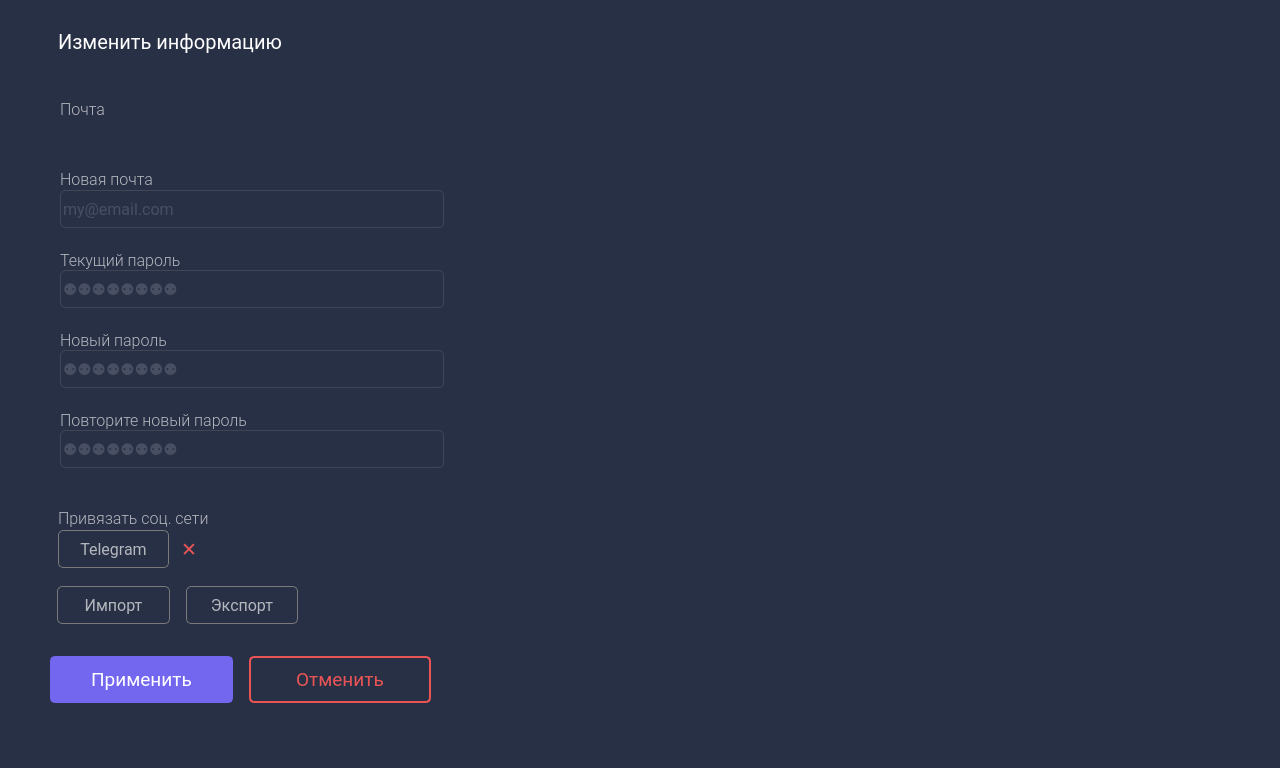
<?xml version="1.0" encoding="UTF-8"?>
<ui version="4.0">
 <class>settings_form</class>
 <widget class="QWidget" name="settings_form">
  <property name="geometry">
   <rect>
    <x>0</x>
    <y>0</y>
    <width>1280</width>
    <height>768</height>
   </rect>
  </property>
  <property name="windowTitle">
   <string>Settings</string>
  </property>
  <property name="styleSheet">
   <string notr="true">background-color: rgb(40, 48, 70);</string>
  </property>
  <widget class="QLineEdit" name="settings_lineedit_oldpass">
   <property name="geometry">
    <rect>
     <x>60</x>
     <y>270</y>
     <width>384</width>
     <height>38</height>
    </rect>
   </property>
   <property name="font">
    <font>
     <family>Roboto</family>
     <pointsize>12</pointsize>
    </font>
   </property>
   <property name="styleSheet">
    <string notr="true">QLineEdit { 
color: #676D7D;
background: #283046;
border: 1px solid #404656;
border-radius: 5px;
}

QLineEdit:hover {
border: 1px solid rgb(95, 85, 200);
}</string>
   </property>
   <property name="echoMode">
    <enum>QLineEdit::Password</enum>
   </property>
   <property name="placeholderText">
    <string>⚉⚉⚉⚉⚉⚉⚉⚉</string>
   </property>
  </widget>
  <widget class="QPushButton" name="settings_btn_telegram">
   <property name="geometry">
    <rect>
     <x>58</x>
     <y>530</y>
     <width>111</width>
     <height>38</height>
    </rect>
   </property>
   <property name="font">
    <font>
     <family>Roboto</family>
     <pointsize>12</pointsize>
     <weight>50</weight>
     <bold>false</bold>
    </font>
   </property>
   <property name="styleSheet">
    <string notr="true">QPushButton {
	background-color: rgb(40, 48, 70);
	border: 1px solid rgb(122, 122, 122);
	border-radius: 5px;
	color: rgb(180, 183, 189);
	padding-left: 10px;
	padding-right: 10px;
}
QPushButton:hover {
  background-color: rgb(40, 48, 70); 
  color: rgb(255, 255, 255);
  border: 1px solid rgb(95, 85, 200);
}</string>
   </property>
   <property name="text">
    <string>Telegram</string>
   </property>
   <property name="icon">
    <iconset>
     <normaloff>img/icons/telegram.png</normaloff>img/icons/telegram.png</iconset>
   </property>
  </widget>
  <widget class="QLabel" name="settings_text_oldpass">
   <property name="geometry">
    <rect>
     <x>60</x>
     <y>250</y>
     <width>384</width>
     <height>20</height>
    </rect>
   </property>
   <property name="font">
    <font>
     <family>Roboto Light</family>
     <pointsize>12</pointsize>
    </font>
   </property>
   <property name="styleSheet">
    <string notr="true">color: rgb(180, 183, 189);</string>
   </property>
   <property name="text">
    <string>Текущий пароль</string>
   </property>
  </widget>
  <widget class="QLabel" name="settings_text_newpass">
   <property name="geometry">
    <rect>
     <x>60</x>
     <y>330</y>
     <width>384</width>
     <height>20</height>
    </rect>
   </property>
   <property name="font">
    <font>
     <family>Roboto Light</family>
     <pointsize>12</pointsize>
    </font>
   </property>
   <property name="styleSheet">
    <string notr="true">color: rgb(180, 183, 189);</string>
   </property>
   <property name="text">
    <string>Новый пароль</string>
   </property>
  </widget>
  <widget class="QLabel" name="settings_text_edit_info">
   <property name="geometry">
    <rect>
     <x>58</x>
     <y>30</y>
     <width>384</width>
     <height>24</height>
    </rect>
   </property>
   <property name="font">
    <font>
     <family>Roboto</family>
     <pointsize>15</pointsize>
    </font>
   </property>
   <property name="styleSheet">
    <string notr="true">color: #FFFFFF;
</string>
   </property>
   <property name="text">
    <string>Изменить информацию</string>
   </property>
  </widget>
  <widget class="QLineEdit" name="settings_lineedit_newpass">
   <property name="geometry">
    <rect>
     <x>60</x>
     <y>350</y>
     <width>384</width>
     <height>38</height>
    </rect>
   </property>
   <property name="font">
    <font>
     <family>Roboto</family>
     <pointsize>12</pointsize>
    </font>
   </property>
   <property name="styleSheet">
    <string notr="true">QLineEdit { 
color: #676D7D;
background: #283046;
border: 1px solid #404656;
border-radius: 5px;
}

QLineEdit:hover {
border: 1px solid rgb(95, 85, 200);
}</string>
   </property>
   <property name="echoMode">
    <enum>QLineEdit::Password</enum>
   </property>
   <property name="placeholderText">
    <string>⚉⚉⚉⚉⚉⚉⚉⚉</string>
   </property>
  </widget>
  <widget class="QLabel" name="settings_text_repnewpass">
   <property name="geometry">
    <rect>
     <x>60</x>
     <y>410</y>
     <width>384</width>
     <height>20</height>
    </rect>
   </property>
   <property name="font">
    <font>
     <family>Roboto Light</family>
     <pointsize>12</pointsize>
    </font>
   </property>
   <property name="styleSheet">
    <string notr="true">color: rgb(180, 183, 189);</string>
   </property>
   <property name="text">
    <string>Повторите новый пароль</string>
   </property>
  </widget>
  <widget class="QLineEdit" name="settings_lineedit_repnewpass">
   <property name="geometry">
    <rect>
     <x>60</x>
     <y>430</y>
     <width>384</width>
     <height>38</height>
    </rect>
   </property>
   <property name="font">
    <font>
     <family>Roboto</family>
     <pointsize>12</pointsize>
    </font>
   </property>
   <property name="styleSheet">
    <string notr="true">QLineEdit { 
color: #676D7D;
background: #283046;
border: 1px solid #404656;
border-radius: 5px;
}

QLineEdit:hover {
border: 1px solid rgb(95, 85, 200);
}</string>
   </property>
   <property name="echoMode">
    <enum>QLineEdit::Password</enum>
   </property>
   <property name="placeholderText">
    <string>⚉⚉⚉⚉⚉⚉⚉⚉</string>
   </property>
  </widget>
  <widget class="QLabel" name="settings_text_internet">
   <property name="geometry">
    <rect>
     <x>58</x>
     <y>508</y>
     <width>384</width>
     <height>20</height>
    </rect>
   </property>
   <property name="font">
    <font>
     <family>Roboto Light</family>
     <pointsize>12</pointsize>
    </font>
   </property>
   <property name="styleSheet">
    <string notr="true">color: rgb(180, 183, 189);</string>
   </property>
   <property name="text">
    <string>Привязать соц. сети</string>
   </property>
  </widget>
  <widget class="QLabel" name="settings_text_email">
   <property name="geometry">
    <rect>
     <x>60</x>
     <y>100</y>
     <width>384</width>
     <height>18</height>
    </rect>
   </property>
   <property name="font">
    <font>
     <family>Roboto Light</family>
     <pointsize>12</pointsize>
     <weight>50</weight>
     <italic>false</italic>
     <bold>false</bold>
    </font>
   </property>
   <property name="styleSheet">
    <string notr="true">color: rgb(180, 183, 189);</string>
   </property>
   <property name="text">
    <string>Почта</string>
   </property>
  </widget>
  <widget class="QLabel" name="settings_imglbl_img">
   <property name="geometry">
    <rect>
     <x>570</x>
     <y>110</y>
     <width>600</width>
     <height>456</height>
    </rect>
   </property>
   <property name="text">
    <string/>
   </property>
   <property name="pixmap">
    <pixmap>img/comingsoon-dark 1.svg</pixmap>
   </property>
   <property name="scaledContents">
    <bool>true</bool>
   </property>
  </widget>
  <widget class="QWidget" name="horizontalLayoutWidget">
   <property name="geometry">
    <rect>
     <x>50</x>
     <y>640</y>
     <width>381</width>
     <height>80</height>
    </rect>
   </property>
   <layout class="QHBoxLayout" name="settings_horizontalLayout_btns_apply_cancel">
    <item>
     <widget class="QPushButton" name="settings_btn_apply">
      <property name="font">
       <font>
        <family>Roboto</family>
        <pointsize>14</pointsize>
       </font>
      </property>
      <property name="styleSheet">
       <string notr="true">QPushButton {
background-color: #7367F0;
border-radius: 5px;
border: 2px solid #7367F0;
color: rgb(255, 255, 255);
padding-top: 10 px; 
padding-right: 23 px;
padding-left: 23 px;
padding-bottom: 10 px;
text-align: center;
margin-right: 5px;
}
QPushButton:hover {
  background-color: rgb(40, 48, 70); 
  color: rgb(115, 103, 240);
  border: 2px solid rgb(95, 85, 200);
}</string>
      </property>
      <property name="text">
       <string>Применить</string>
      </property>
     </widget>
    </item>
    <item>
     <widget class="QPushButton" name="settings_btn_undo">
      <property name="font">
       <font>
        <family>Roboto</family>
        <pointsize>14</pointsize>
       </font>
      </property>
      <property name="styleSheet">
       <string notr="true">QPushButton {
background-color: rgb(40, 48, 70); 
border-radius: 5px;
border: 2px solid rgb(234, 84, 85);
color: rgb(234, 84, 85);
padding-top: 10 px; 
padding-right: 23 px;
padding-left: 23 px;
padding-bottom: 10 px;
text-align: center;
margin-left: 5px;
}
QPushButton:hover {
background-color: rgb(234, 84, 85);
color: rgb(255, 255, 255);
border: 2px solid rgb(234, 84, 85);
}</string>
      </property>
      <property name="text">
       <string>Отменить</string>
      </property>
     </widget>
    </item>
   </layout>
  </widget>
  <widget class="QLabel" name="settings_imglbl_telegram_verify">
   <property name="geometry">
    <rect>
     <x>170</x>
     <y>530</y>
     <width>38</width>
     <height>38</height>
    </rect>
   </property>
   <property name="font">
    <font>
     <family>Roboto Light</family>
     <pointsize>18</pointsize>
     <weight>50</weight>
     <bold>false</bold>
    </font>
   </property>
   <property name="styleSheet">
    <string notr="true">color: rgb(40, 199, 111);</string>
   </property>
   <property name="text">
    <string>🗸</string>
   </property>
   <property name="scaledContents">
    <bool>true</bool>
   </property>
   <property name="alignment">
    <set>Qt::AlignCenter</set>
   </property>
  </widget>
  <widget class="QLabel" name="settings_imglbl_telegram_noverify">
   <property name="geometry">
    <rect>
     <x>170</x>
     <y>530</y>
     <width>38</width>
     <height>38</height>
    </rect>
   </property>
   <property name="font">
    <font>
     <family>Roboto Light</family>
     <pointsize>14</pointsize>
     <weight>50</weight>
     <bold>false</bold>
    </font>
   </property>
   <property name="styleSheet">
    <string notr="true">color: rgb(234, 84, 85);</string>
   </property>
   <property name="text">
    <string>✕</string>
   </property>
   <property name="scaledContents">
    <bool>true</bool>
   </property>
   <property name="alignment">
    <set>Qt::AlignCenter</set>
   </property>
  </widget>
  <widget class="QWidget" name="horizontalLayoutWidget_2">
   <property name="geometry">
    <rect>
     <x>57</x>
     <y>580</y>
     <width>251</width>
     <height>50</height>
    </rect>
   </property>
   <layout class="QHBoxLayout" name="settings_horizontalLayout_btns_imp_exp">
    <item>
     <widget class="QPushButton" name="settings_btn_import">
      <property name="maximumSize">
       <size>
        <width>16777215</width>
        <height>38</height>
       </size>
      </property>
      <property name="font">
       <font>
        <family>Roboto</family>
        <pointsize>12</pointsize>
       </font>
      </property>
      <property name="styleSheet">
       <string notr="true">QPushButton {
background-color: rgb(40, 48, 70);
border: 1px solid rgb(122, 122, 122);
border-radius: 5px;
color: rgb(180, 183, 189);
padding-top: 5 px; 
padding-right: 23 px;
padding-left: 23 px;
padding-bottom: 5 px;
margin-right: 10px;
}
QPushButton:hover {
  background-color: rgb(40, 48, 70); 
  color: rgb(115, 103, 240);
  border: 1px solid rgb(95, 85, 200);
}</string>
      </property>
      <property name="text">
       <string>Импорт</string>
      </property>
     </widget>
    </item>
    <item>
     <widget class="QPushButton" name="settings_btn_export">
      <property name="maximumSize">
       <size>
        <width>16777215</width>
        <height>38</height>
       </size>
      </property>
      <property name="font">
       <font>
        <family>Roboto</family>
        <pointsize>12</pointsize>
       </font>
      </property>
      <property name="styleSheet">
       <string notr="true">QPushButton {
background-color: rgb(40, 48, 70);
border: 1px solid rgb(122, 122, 122);
border-radius: 5px;
color: rgb(180, 183, 189);
padding-top: 5 px; 
padding-right: 23 px;
padding-left: 23 px;
padding-bottom: 5 px;
margin-right: 10px;
}
QPushButton:hover {
background-color: rgb(40, 48, 70); 
color: rgb(115, 103, 240);
border: 1px solid rgb(95, 85, 200);
}</string>
      </property>
      <property name="text">
       <string>Экспорт</string>
      </property>
     </widget>
    </item>
   </layout>
  </widget>
  <widget class="QLabel" name="settings_text_email_2">
   <property name="geometry">
    <rect>
     <x>60</x>
     <y>170</y>
     <width>384</width>
     <height>18</height>
    </rect>
   </property>
   <property name="font">
    <font>
     <family>Roboto Light</family>
     <pointsize>12</pointsize>
     <weight>50</weight>
     <italic>false</italic>
     <bold>false</bold>
    </font>
   </property>
   <property name="styleSheet">
    <string notr="true">color: rgb(180, 183, 189);</string>
   </property>
   <property name="text">
    <string>Новая почта</string>
   </property>
  </widget>
  <widget class="QLineEdit" name="settings_lineedit_email_new">
   <property name="geometry">
    <rect>
     <x>60</x>
     <y>190</y>
     <width>384</width>
     <height>38</height>
    </rect>
   </property>
   <property name="font">
    <font>
     <family>Roboto</family>
     <pointsize>12</pointsize>
    </font>
   </property>
   <property name="styleSheet">
    <string notr="true">QLineEdit { 
color: #676D7D;
background: #283046;
border: 1px solid #404656;
border-radius: 5px;
}

QLineEdit:hover {
border: 1px solid rgb(95, 85, 200);
}</string>
   </property>
   <property name="placeholderText">
    <string>my@email.com</string>
   </property>
  </widget>
  <widget class="QLabel" name="settings_lineedit_email">
   <property name="geometry">
    <rect>
     <x>60</x>
     <y>130</y>
     <width>381</width>
     <height>21</height>
    </rect>
   </property>
   <property name="styleSheet">
    <string notr="true">QLabel { 
color: #676D7D;
background: #283046;
border-radius: 5px;
text-decoration: underline;
font-size: 13pt;
}</string>
   </property>
   <property name="text">
    <string/>
   </property>
  </widget>
  <widget class="QLabel" name="settings_lbl_error">
   <property name="geometry">
    <rect>
     <x>60</x>
     <y>476</y>
     <width>381</width>
     <height>20</height>
    </rect>
   </property>
   <property name="styleSheet">
    <string notr="true">QLabel {
font-size: 10pt;
color: #7367F0;
}
</string>
   </property>
   <property name="text">
    <string/>
   </property>
  </widget>
  <zorder>settings_imglbl_telegram_verify</zorder>
  <zorder>settings_imglbl_telegram_noverify</zorder>
  <zorder>settings_lineedit_oldpass</zorder>
  <zorder>settings_btn_telegram</zorder>
  <zorder>settings_text_oldpass</zorder>
  <zorder>settings_text_newpass</zorder>
  <zorder>settings_text_edit_info</zorder>
  <zorder>settings_lineedit_newpass</zorder>
  <zorder>settings_text_repnewpass</zorder>
  <zorder>settings_lineedit_repnewpass</zorder>
  <zorder>settings_text_internet</zorder>
  <zorder>settings_text_email</zorder>
  <zorder>settings_imglbl_img</zorder>
  <zorder>horizontalLayoutWidget</zorder>
  <zorder>horizontalLayoutWidget_2</zorder>
  <zorder>settings_text_email_2</zorder>
  <zorder>settings_lineedit_email_new</zorder>
  <zorder>settings_lineedit_email</zorder>
  <zorder>settings_lbl_error</zorder>
 </widget>
 <resources/>
 <connections/>
</ui>
